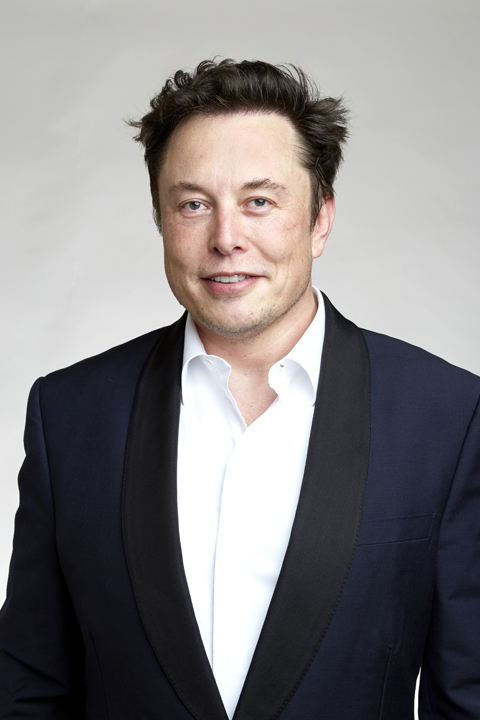
#> input picture Elon_Musk.jpg, 480 x 720 px
$ python -i ImageSampleTest.py   (imports and definitions only)
#> lines starting #> are read from the running program, lines starting #| are printed output that depends on the picture; after the words box and inside, x2 and y2 are one past the last pixel; in counts of white or black regions, pixels touching at a corner belong together
import cv2
import random

def image_sample():
    # train machine with data of multiple faces
    trained_face_data = cv2.CascadeClassifier('haarcascade_frontalface_default.xml')

    # Sample immage
    img = cv2.imread('Elon_Musk.jpg')
#> img is the input picture: shape (720, 480, 3); mean B, G, R 129.9, 128.8, 131.8

    # Convert to grayscale

    gray_img = cv2.cvtColor(img, cv2.COLOR_BGR2GRAY)
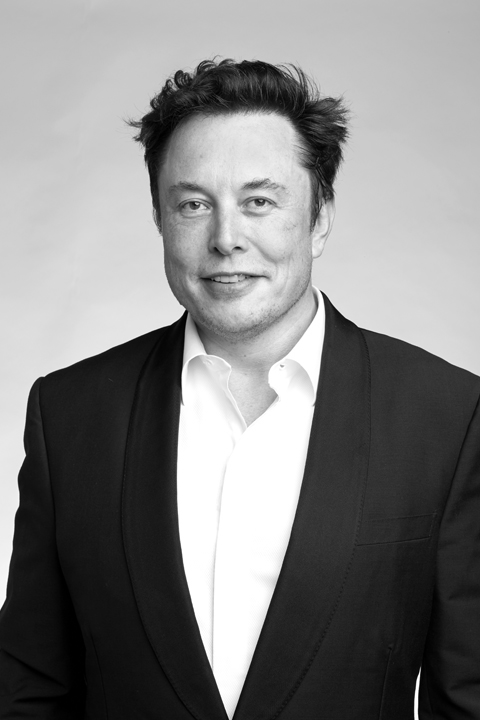
#> gray_img: shape (720, 480); min 0, max 255, mean 129.8

    # detect faces , get coordinates

    face_coordinates = trained_face_data.detectMultiScale(gray_img)
#> face_coordinates = [[135, 127, 190, 190]]

    print(face_coordinates)
#| [[135 127 190 190]]

    # draw rectangle on image
    # cv2.rectangle(img, (135, 127), (135+190, 127+190), (0, 0, 255), 1)
    (x, y, w, h) = face_coordinates[0]
#> x = 135; y = 127; w = 190; h = 190
    cv2.rectangle(img, (x, y), (x + w, y + h), (random.randrange(255), random.randrange(255), random.randrange(255)), 3)
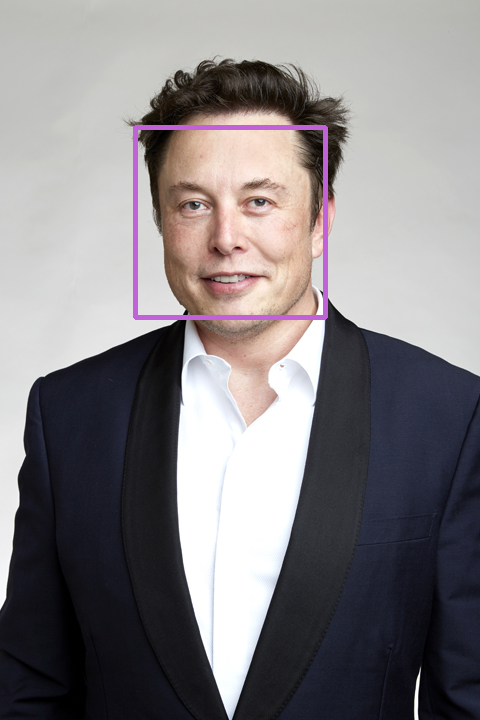
#> img: shape (720, 480, 3); 1.1% of pixels changed, all inside (x1, y1, x2, y2) = (133, 125, 328, 320)

    cv2.imshow('Clever program', img)
    cv2.waitKey()

    # sample image with multiple people
    crowd = cv2.imread('crowd.jpg')
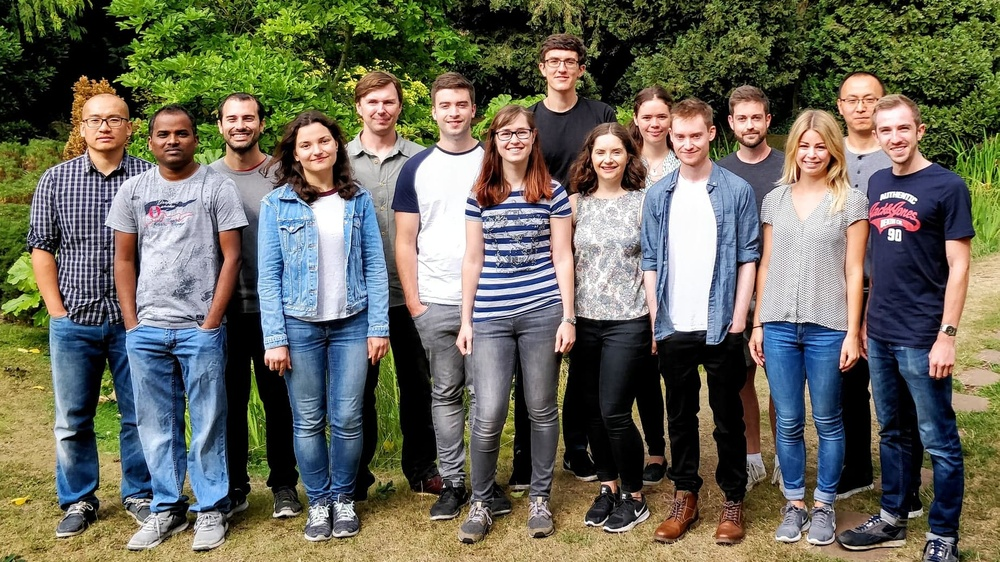
#> input picture crowd.jpg, 1000 x 562 px, shrunk from 1844 x 1037 before the run
#> crowd is the input picture: shape (562, 1000, 3); mean B, G, R 91.6, 104.6, 105.8

    gray_crowd = cv2.cvtColor(crowd, cv2.COLOR_BGR2GRAY)
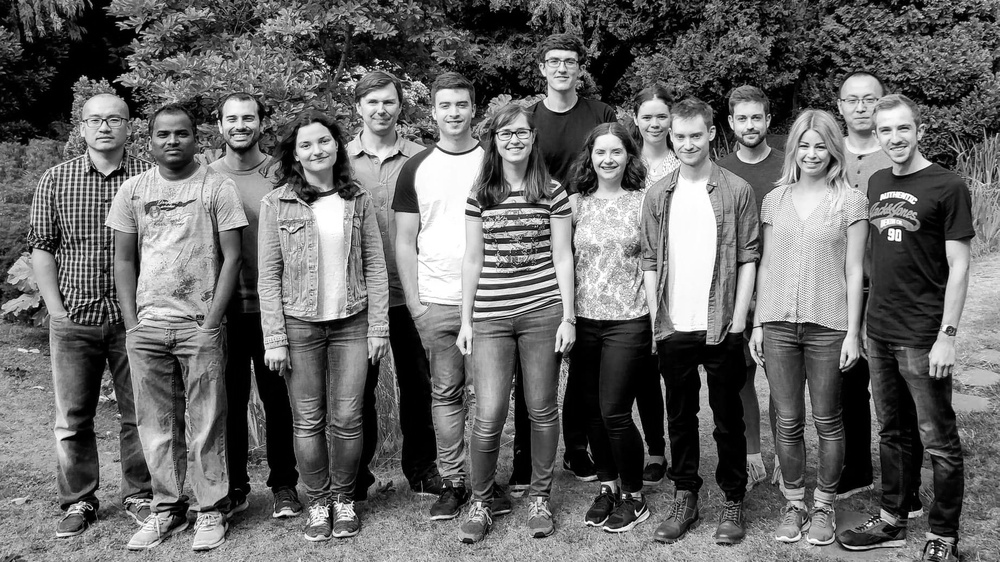
#> gray_crowd: shape (562, 1000); min 0, max 255, mean 103.5
    get_crowd_coordinates = trained_face_data.detectMultiScale(gray_crowd,4)
#> get_crowd_coordinates = ()

    for (x, y, w, h) in get_crowd_coordinates:
        cv2.rectangle(crowd, (x, y), (x + w, y + h),
                      (random.randrange(255), random.randrange(255), random.randrange(255)), 3)
#> this loop made 0 passes

    cv2.imshow('Clever program', crowd)
    cv2.waitKey()

>>> result = image_sample()
